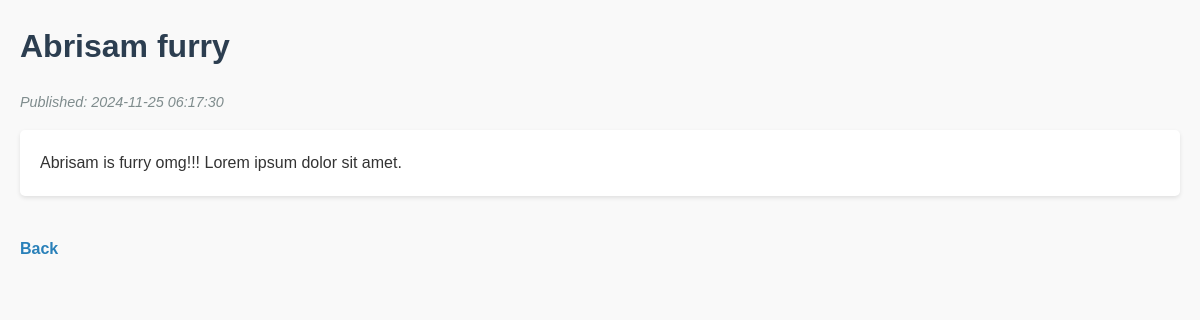
Screenshot of /article.php?id=1 with the database file from the repository.
### tables this page shows
CREATE TABLE `articles` (
  `id` int NOT NULL,
  `title` varchar(255) NOT NULL,
  `content` text NOT NULL,
  `created_at` timestamp NULL DEFAULT CURRENT_TIMESTAMP
);

### article.php (the view, shortened to what this page needs)
<?php
include 'includes/db.php';
$id = (int)$_GET['id'];
$stmt = $conn->prepare("SELECT title, content, created_at FROM articles WHERE id = ?");
$stmt->bind_param("i", $id);
$stmt->execute();
$result = $stmt->get_result();
$article = $result->fetch_assoc();
?>
<!DOCTYPE html>
<html lang="en">
<head>
  <link rel="stylesheet" href="article.css">
</head>
<body>
  <h1><?php echo $article['title']; ?></h1>
  <p><em>Published: <?php echo $article['created_at']; ?></em></p>
  <div>
    <?php echo nl2br($article['content']); ?>
  </div>
  <a href="index.php">Back</a>
</body>
</html>

### article.css (style rules this page uses)
body { font-family: Arial, sans-serif; line-height: 1.6; margin: 20px; background-color: #f9f9f9; color: #333; }
h1 { font-size: 2em; color: #2c3e50; margin-bottom: 10px; }
p em { color: #7f8c8d; font-size: 0.9em; }
div { background-color: #ffffff; padding: 20px; border-radius: 5px; box-shadow: 0 2px 4px rgba(0, 0, 0, 0.1); margin-bottom: 20px; }
a { display: inline-block; margin-top: 20px; text-decoration: none; color: #2980b9; font-weight: bold; }

### rows the page displays
articles: title "Abrisam furry", created_at "2024-11-25 06:17:30", content "Abrisam is furry omg!!! Lorem ipsum dolor sit amet."
